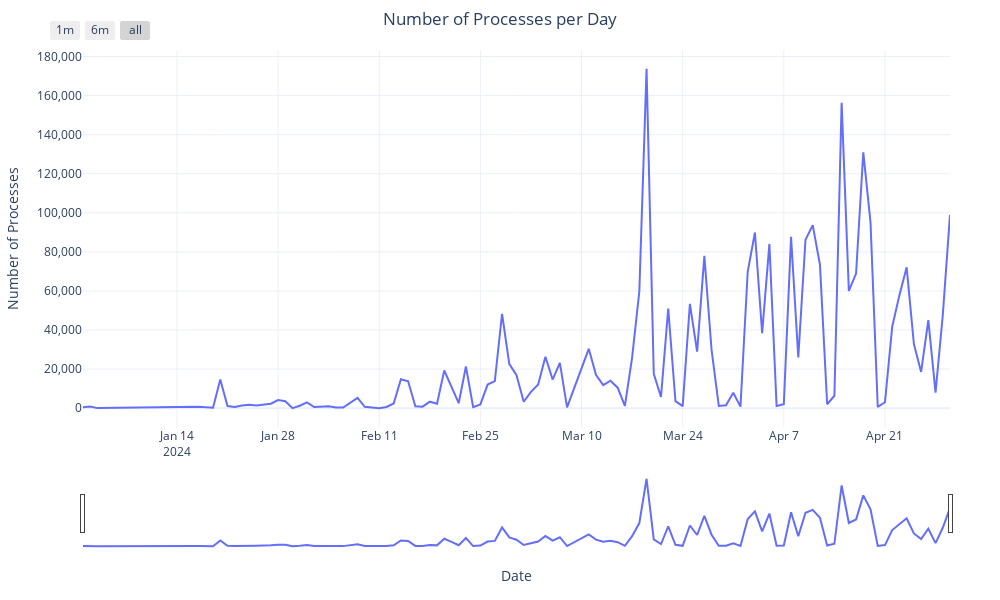

Notebook code cell kept with this figure:
### Markdown cell above
**Time-based analysis**

### Code cell
df['date'] = df['timestamp'].dt.date
# Number of processes over time
plt.figure(figsize=(14,7))
temp_df = df.groupby('date').size().reset_index(name='count')

fig = px.line(temp_df, x='date', y='count', 
              title='Number of Processes per Day',
              labels={'Date': 'Date', 'Number of Processes': 'Number of Processes'},
              template='plotly_white')

# Update layout to follow good data visualization practices
fig.update_layout(
    title={'text': 'Number of Processes per Day', 'x': 0.5, 'xanchor': 'center'},
    xaxis_title='Date',
    yaxis_title='Number of Processes',
    xaxis=dict(
        rangeselector=dict(
            buttons=list([
                dict(count=1, label="1m", step="month", stepmode="backward"),
                dict(count=6, label="6m", step="month", stepmode="backward"),
                dict(step="all")
            ])
        ),
        rangeslider=dict(visible=True),
        type="date"
    ),
    yaxis=dict(tickformat=","),
    margin=dict(l=50, r=50, t=50, b=50),
    width=1000,
    height=600
)

# Show the plot
fig.show()

# Save the plot
fig.write_html("number_processes.html")

### Figure 1 — Plotly figure (JSON) as saved in the notebook; plotly's stock layout.template omitted (floating-point values rounded to 4 significant figures)
{"data": [{"hovertemplate": "date=%{x}<br>count=%{y}<extra></extra>", "legendgroup": "", "line": {"color": "#636efa", "dash": "solid"}, "marker": {"symbol": "circle"}, "mode": "lines", "name": "", "orientation": "v", "showlegend": false, "type": "scatter", "x": ["2024-01-01", "2024-01-02", "2024-01-03", "2024-01-17", "2024-01-19", "2024-01-20", "2024-01-21", "2024-01-22", "2024-01-23", "2024-01-24", "2024-01-25", "2024-01-27", "2024-01-28", "2024-01-29", "2024-01-30", "2024-01-31", "2024-02-01", "2024-02-02", "2024-02-04", "2024-02-05", "2024-02-06", "2024-02-08", "2024-02-09", "2024-02-10", "2024-02-11", "2024-02-12", "2024-02-13", "2024-02-14", "2024-02-15", "2024-02-16", "2024-02-17", "2024-02-18", "2024-02-19", "2024-02-20", "2024-02-21", "2024-02-22", "2024-02-23", "2024-02-24", "2024-02-25", "2024-02-26", "2024-02-27", "2024-02-28", "2024-02-29", "2024-03-01", "2024-03-02", "2024-03-03", "2024-03-04", "2024-03-05", "2024-03-06", "2024-03-07", "2024-03-08", "2024-03-11", "2024-03-12", "2024-03-13", "2024-03-14", "2024-03-15", "2024-03-16", "2024-03-17", "2024-03-18", "2024-03-19", "2024-03-20", "2024-03-21", "2024-03-22", "2024-03-23", "2024-03-24", "2024-03-25", "2024-03-26", "2024-03-27", "2024-03-28", "2024-03-29", "2024-03-30", "2024-03-31", "2024-04-01", "2024-04-02", "2024-04-03", "2024-04-04", "2024-04-05", "2024-04-06", "2024-04-07", "2024-04-08", "2024-04-09", "2024-04-10", "2024-04-11", "2024-04-12", "2024-04-13", "2024-04-14", "2024-04-15", "2024-04-16", "2024-04-17", "2024-04-18", "2024-04-19", "2024-04-20", "2024-04-21", "2024-04-22", "2024-04-23", "2024-04-24", "2024-04-25", "2024-04-26", "2024-04-27", "2024-04-28", "2024-04-29", "2024-04-30"], "xaxis": "x", "y": [394, 865, 18, 680, 192, 14720, 1096, 576, 1344, 1721, 1390, 2280, 4110, 3540, 21, 1257, 2932, 594, 952, 289, 342, 5281, 674, 466, 2, 602, 2383, 14830, 13741, 964, 752, 3315, 2290, 19283, 11116, 2538, 21310, 508, 1908, 12057, 13813, 48286, 22712, 16852, 3272, 8324, 12160, 26306, 14647, 23203, 407, 30356, 17042, 11780, 14046, 10477, 1110, 25866, 59692, 173680, 17542, 5697, 50920, 3573, 1046, 53381, 28975, 77938, 29791, 1104, 1519, 7862, 779, 69808, 89893, 38371, 84051, 1117, 2056, 87674, 25944, 86205, 93712, 73425, 1986, 6350, 156370, 60024, 68908, 130966, 95112, 665, 3037, 41714, 57848, 72078, 32893, 18532, 45062, 7968, 47548, 98945], "yaxis": "y"}], "layout": {"height": 600, "legend": {"tracegroupgap": 0}, "margin": {"b": 50, "l": 50, "r": 50, "t": 50}, "title": {"text": "Number of Processes per Day", "x": 0.5, "xanchor": "center"}, "width": 1000, "xaxis": {"anchor": "y", "domain": [0, 1], "rangeselector": {"buttons": [{"count": 1, "label": "1m", "step": "month", "stepmode": "backward"}, {"count": 6, "label": "6m", "step": "month", "stepmode": "backward"}, {"step": "all"}]}, "rangeslider": {"visible": true}, "title": {"text": "Date"}, "type": "date"}, "yaxis": {"anchor": "x", "domain": [0, 1], "tickformat": ",", "title": {"text": "Number of Processes"}}}}
